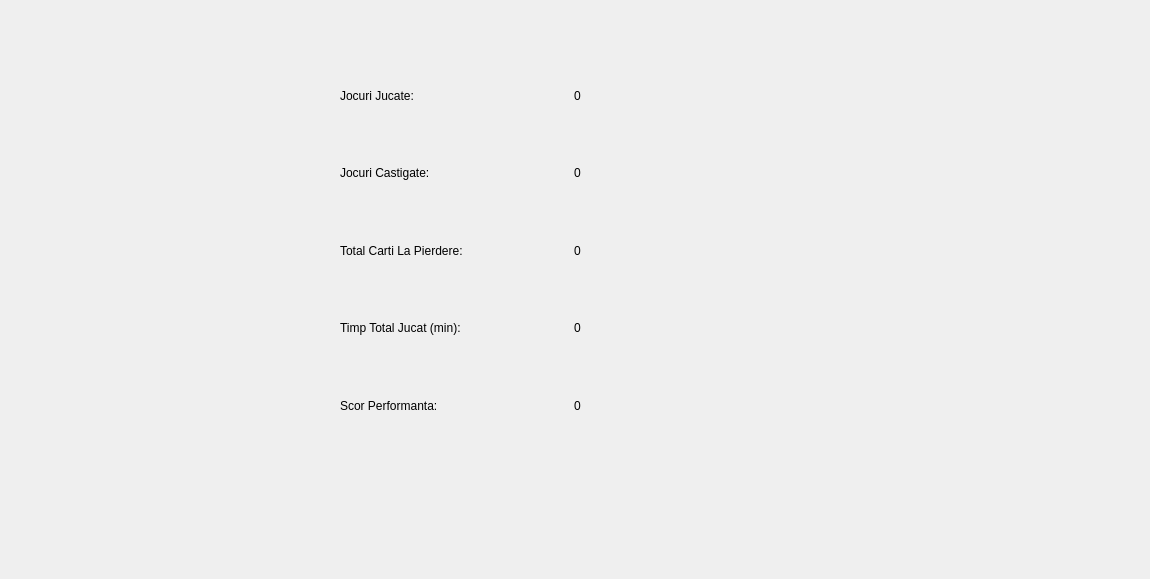
<?xml version="1.0" encoding="UTF-8"?>
<ui version="4.0">
 <class>ProfileWindow</class>
 <widget class="QWidget" name="ProfileWindow">
  <property name="geometry">
   <rect>
    <x>0</x>
    <y>0</y>
    <width>1150</width>
    <height>579</height>
   </rect>
  </property>
  <property name="windowTitle">
   <string>Form</string>
  </property>
  <widget class="QWidget" name="gridLayoutWidget">
   <property name="geometry">
    <rect>
     <x>340</x>
     <y>60</y>
     <width>461</width>
     <height>381</height>
    </rect>
   </property>
   <layout class="QGridLayout" name="gridLayout">
    <item row="1" column="1">
     <widget class="QLabel" name="gamesWonLabel">
      <property name="text">
       <string>0</string>
      </property>
     </widget>
    </item>
    <item row="3" column="0">
     <widget class="QLabel" name="label_4">
      <property name="text">
       <string>Timp Total Jucat (min):</string>
      </property>
     </widget>
    </item>
    <item row="0" column="0">
     <widget class="QLabel" name="label">
      <property name="text">
       <string>Jocuri Jucate:</string>
      </property>
     </widget>
    </item>
    <item row="2" column="0">
     <widget class="QLabel" name="label_3">
      <property name="text">
       <string>Total Carti La Pierdere:</string>
      </property>
     </widget>
    </item>
    <item row="1" column="0">
     <widget class="QLabel" name="label_2">
      <property name="text">
       <string>Jocuri Castigate:</string>
      </property>
     </widget>
    </item>
    <item row="0" column="1">
     <widget class="QLabel" name="gamesPlayedLabel">
      <property name="text">
       <string>0</string>
      </property>
     </widget>
    </item>
    <item row="2" column="1">
     <widget class="QLabel" name="cardsAtLossLabel">
      <property name="text">
       <string>0</string>
      </property>
     </widget>
    </item>
    <item row="3" column="1">
     <widget class="QLabel" name="totalTimeLabel">
      <property name="text">
       <string>0</string>
      </property>
     </widget>
    </item>
    <item row="4" column="0">
     <widget class="QLabel" name="label_5">
      <property name="text">
       <string>Scor Performanta:</string>
      </property>
     </widget>
    </item>
    <item row="4" column="1">
     <widget class="QLabel" name="performanceScoreLabel">
      <property name="text">
       <string>0</string>
      </property>
     </widget>
    </item>
   </layout>
  </widget>
 </widget>
 <resources/>
 <connections/>
</ui>
